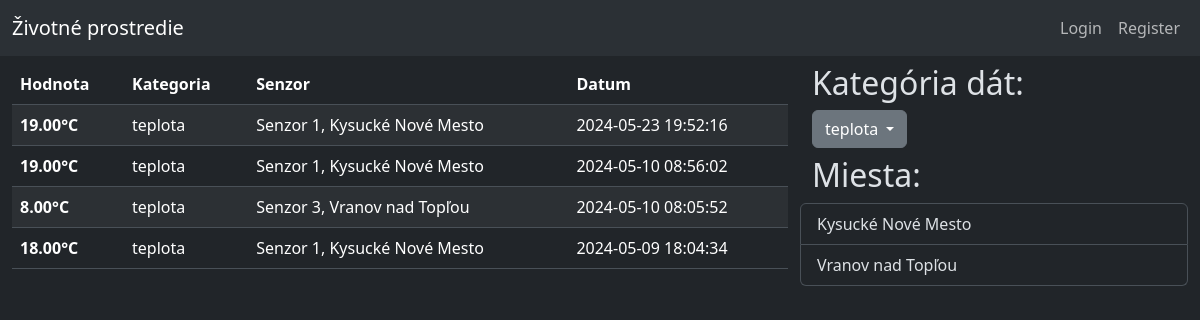
Screenshot of /index.php?kategoria=teplota with the database file from the repository.
### tables this page shows
CREATE TABLE `data` (
  `id` int(16) NOT NULL,
  `kategoria_id` int(5) NOT NULL,
  `hodnota` decimal(5,2) NOT NULL,
  `senzor_id` int(5) NOT NULL,
  `datum` datetime NOT NULL DEFAULT current_timestamp()
);

CREATE TABLE `kategoria` (
  `id` int(5) NOT NULL,
  `nazov` varchar(32) NOT NULL
);

CREATE TABLE `senzor` (
  `id` int(5) NOT NULL,
  `lokacia` varchar(64) NOT NULL,
  `posledny_update` datetime NOT NULL DEFAULT current_timestamp(),
  `vybavenie` varchar(32) NOT NULL
);

### functions.php (called while the page is built, shortened)
<?php
function jednotka($kategoria) {
    if($kategoria == "vlhkost")
    {
        return "%";
    }
    elseif($kategoria == "teplota")
    {
        return "°C";
    }
    else
    {
        return "";
    }
}

### index.php (the view, shortened to what this page needs)
<?php
    include("./connect.php");
    include("./functions.php");
?>
<!DOCTYPE html>
<html data-bs-theme="dark">
<head>
    <link href="https://cdn.jsdelivr.net/npm/bootstrap@5.3.3/dist/css/bootstrap.min.css" rel="stylesheet">
</head>
<body>
    <header><?php include_once("./header.php")?></header>
    <div class="container-xxl column-gap-3">
        <div class="row mt-2">
            <div class="col-8">
                <table class="table table-striped">
                    <thead>
                        <tr>
                            <th scope="col">Hodnota</th>
                            <th scope="col">Kategoria</th>
                            <th scope="col">Senzor</th>
                            <th scope="col">Datum</th>
                        </tr>
                    </thead>
                    <tbody>
                        <?php
                            if(isset($_GET["kategoria"])) {
                                $query = "
                                SELECT data.id, kategoria.nazov AS kategoria_nazov, data.hodnota, senzor.lokacia AS senzor_lokacia,senzor.vybavenie AS senzor_vybavenie, data.datum, data.senzor_id
                                FROM data
                                JOIN kategoria ON data.kategoria_id = kategoria.id
                                JOIN senzor ON data.senzor_id = senzor.id
                                WHERE kategoria.nazov = \"".$_GET["kategoria"]."\"
                                ORDER BY datum DESC;
                                ";
                            }
                            $result = mysqli_query($conn, $query);
                            if (mysqli_num_rows($result) > 0)
                            {
                                while($row = mysqli_fetch_assoc($result))
                                {
                                    echo "<tr><th scope=\"row\">".$row["hodnota"]."".jednotka($row["kategoria_nazov"])."</th>
                                    <td>".$row["kategoria_nazov"]."</td>
                                    <td>Senzor ".$row["senzor_id"].", ".$row["senzor_lokacia"]."</td>
                                    <td>".$row["datum"]."</td></tr>";
                                }
                            }
                        ?>
                    </tbody>
                </table>
            </div>
            <div class="col-4">
                <div class="row mb-2">
                    <h2>Kategória dát:</h2>
                    <?php include("./dropdown_kategoria.php");?>
                </div>
                <div class="row mb-2">
                    <h2>Miesta:</h2>
                    <div class="list-group">
                        <?php
                            $query = "
                            SELECT *
                            FROM senzor
                            GROUP BY lokacia
                            ";
                            $result = mysqli_query($conn, $query);
                            if (mysqli_num_rows($result) > 0)
                            {
                                while($row = mysqli_fetch_assoc($result))
                                {
                                    echo "<a href=\"./lokalita_info.php?lokalita=".$row["lokacia"]."\" class=\"list-group-item list-group-item-action\">".$row["lokacia"]."</a>";
                                }
                            }
                        ?>
                    </div>
                </div>
            </div>
        </div>
    </div>
</body>
</html>

### rows the page displays
data: hodnota "19.00", kategoria.nazov "°C", kategoria.nazov "teplota", senzor "1", senzor.lokacia "Kysucké Nové Mesto", datum "2024-05-23 19:52:16"
data: hodnota "19.00", kategoria.nazov "°C", kategoria.nazov "teplota", senzor "1", senzor.lokacia "Kysucké Nové Mesto", datum "2024-05-10 08:56:02"
data: hodnota "8.00", kategoria.nazov "°C", kategoria.nazov "teplota", senzor "3", senzor.lokacia "Vranov nad Topľou", datum "2024-05-10 08:05:52"
data: hodnota "18.00", kategoria.nazov "°C", kategoria.nazov "teplota", senzor "1", senzor.lokacia "Kysucké Nové Mesto", datum "2024-05-09 18:04:34"
senzor: lokacia "Kysucké Nové Mesto"
senzor: lokacia "Vranov nad Topľou"

### other values shown
$_GET["kategoria"] "teplota"
